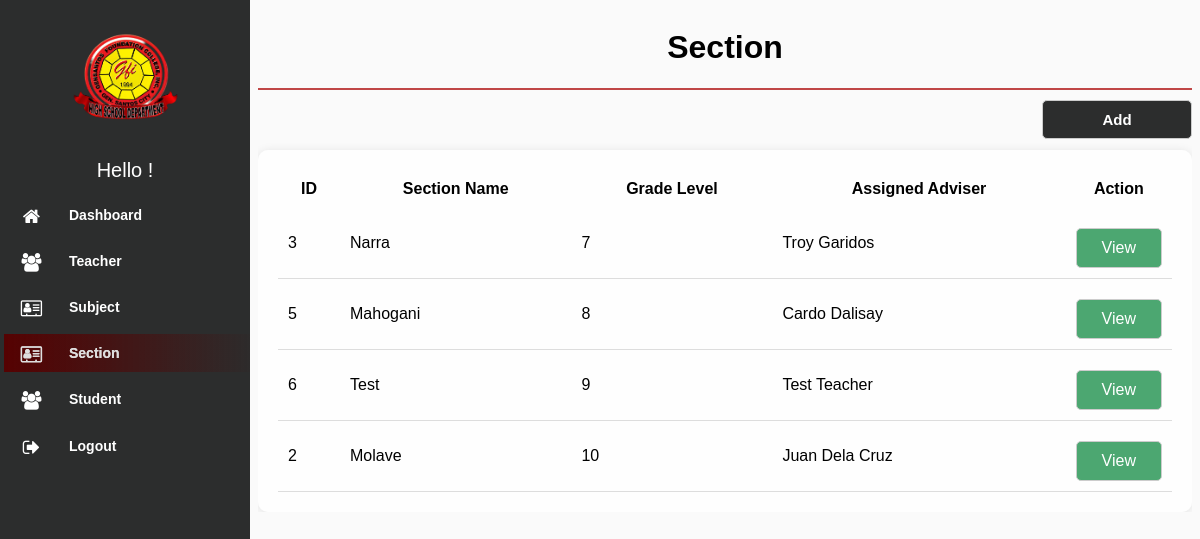
Page /modules/section/index.php (signed in) on the earlier database version.
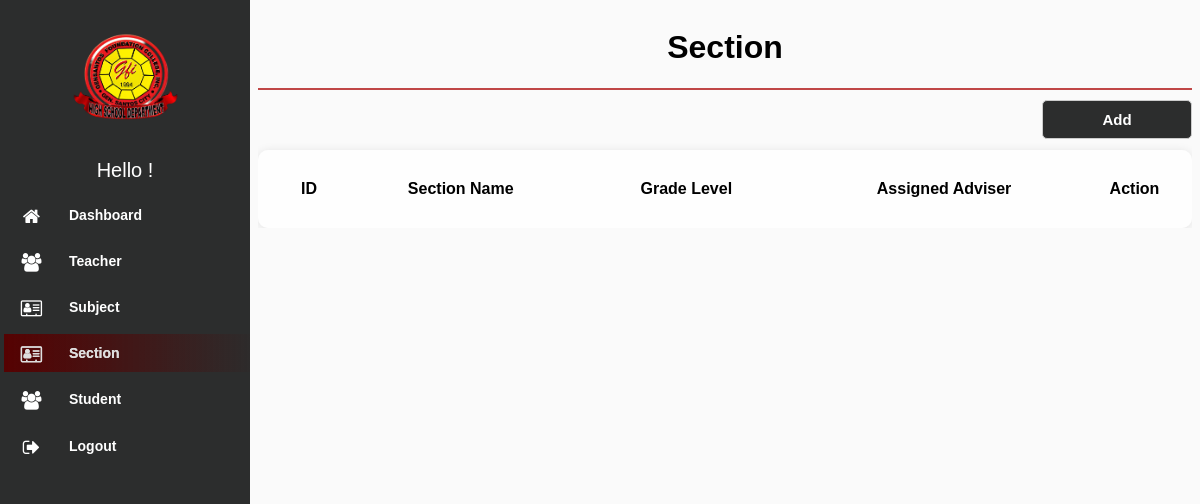
Same page on the later database version.
### tables this page shows
CREATE TABLE `section` (
  `id` int(100) NOT NULL,
  `name` varchar(100) NOT NULL,
  `grade_level` int(5) NOT NULL,
  `teacher_id` varchar(100) NOT NULL,
  `del_status` varchar(100) NOT NULL
);

### modules/section/index.php (the view, shortened to what this page needs)
<!DOCTYPE html>
<html lang="en">
<head>
    <link rel="stylesheet" type="text/css" href="../../assets/css/font-awesome-4.7.0/css/menu.css">
    <link rel="stylesheet" type="text/css" href="../../assets/css/font-awesome-4.7.0/css/style.css">
    <link rel="stylesheet" type="text/css" href="../../assets/css/font-awesome-4.7.0/css/font-awesome.min.css" rel="stylesheet">
    <link rel="stylesheet" href="../../assets/css/jquery.dataTables.min.css">
</head>
<body>
    <?php
    $page = 'Section';
    include "../../navbar.php";
    include "../../db_conn.php";
    ?>
    <div class="content">
        <div class="header">
            <h1><?php if ($page) {echo $page;} ?></h1>
        </div>
        <div class="search-box">
            <a href="./add.php"><button>Add</button></a>
        </div>
        <div class="table_wrap">
            <table id="example" class="data list">
                <thead>
                    <th style="width: 60px;">ID</th>
                    <th>Section Name</th>
                    <th>Grade Level</th>
                    <th>Assigned Adviser</th>
                    <th style="width: 55px;">Action</th>
                </thead>
                <?php
                $squery = mysqli_query($conn, "
                    SELECT s.*, CONCAT(t.first_name, ' ', t.last_name) AS teacher_name
                    FROM section s
                    LEFT JOIN teacher t ON s.teacher_id = t.id
                    WHERE s.del_status != 'deleted'
                    ORDER BY s.grade_level ;
                ");
                while ($row = mysqli_fetch_array($squery)) {
                ?>
                <tr class="table-row">
                    <td><?php echo $row['id']; ?></td>
                    <td><?php echo $row['name']; ?></td>
                    <td><?php echo $row['grade_level']; ?></td>
                    <td><?php echo $row['teacher_name']; ?></td>
                    <td>
                        <a class="view" href="edit.php?id=<?php echo $row['id']; ?>">View</a>
                    </td>
                </tr>
                <?php } ?>
            </table>
        </div>
    </div>
</body>
</html>

Differences in the rows shown:
removed section: id "3", name "Narra", grade_level "7", teacher_name "Troy Garidos"
removed section: id "5", name "Mahogani", grade_level "8", teacher_name "Cardo Dalisay"
removed section: id "6", name "Test", grade_level "9", teacher_name "Test Teacher"
removed section: id "2", name "Molave", grade_level "10", teacher_name "Juan Dela Cruz"
